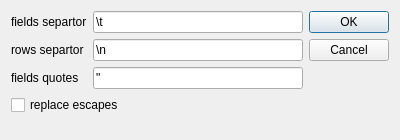
<?xml version="1.0" encoding="UTF-8"?>
<ui version="4.0">
 <class>qf::qmlwidgets::internal::DlgTableViewCopySpecial</class>
 <widget class="QDialog" name="qf::qmlwidgets::internal::DlgTableViewCopySpecial">
  <property name="geometry">
   <rect>
    <x>0</x>
    <y>0</y>
    <width>400</width>
    <height>140</height>
   </rect>
  </property>
  <property name="windowTitle">
   <string>Dialog</string>
  </property>
  <layout class="QHBoxLayout" name="horizontalLayout">
   <item>
    <layout class="QFormLayout" name="formLayout">
     <item row="0" column="0">
      <widget class="QLabel" name="label">
       <property name="text">
        <string>fields separtor</string>
       </property>
      </widget>
     </item>
     <item row="0" column="1">
      <widget class="QLineEdit" name="edFieldsSeparator">
       <property name="text">
        <string>\t</string>
       </property>
      </widget>
     </item>
     <item row="1" column="0">
      <widget class="QLabel" name="label_2">
       <property name="text">
        <string>rows separtor</string>
       </property>
      </widget>
     </item>
     <item row="2" column="0">
      <widget class="QLabel" name="label_3">
       <property name="text">
        <string>fields quotes</string>
       </property>
      </widget>
     </item>
     <item row="1" column="1">
      <widget class="QLineEdit" name="edRowsSeparator">
       <property name="text">
        <string>\n</string>
       </property>
      </widget>
     </item>
     <item row="2" column="1">
      <widget class="QLineEdit" name="edFieldsQuotes">
       <property name="text">
        <string>&quot;</string>
       </property>
      </widget>
     </item>
     <item row="3" column="0" colspan="2">
      <widget class="QCheckBox" name="chkReplaceEscapes">
       <property name="toolTip">
        <string>Replace nonprintable characters with escape sequencies</string>
       </property>
       <property name="text">
        <string>replace escapes</string>
       </property>
      </widget>
     </item>
    </layout>
   </item>
   <item>
    <widget class="QDialogButtonBox" name="buttonBox">
     <property name="orientation">
      <enum>Qt::Vertical</enum>
     </property>
     <property name="standardButtons">
      <set>QDialogButtonBox::Cancel|QDialogButtonBox::Ok</set>
     </property>
    </widget>
   </item>
  </layout>
 </widget>
 <tabstops>
  <tabstop>edFieldsSeparator</tabstop>
  <tabstop>edRowsSeparator</tabstop>
  <tabstop>edFieldsQuotes</tabstop>
  <tabstop>buttonBox</tabstop>
 </tabstops>
 <resources/>
 <connections>
  <connection>
   <sender>buttonBox</sender>
   <signal>accepted()</signal>
   <receiver>qf::qmlwidgets::internal::DlgTableViewCopySpecial</receiver>
   <slot>accept()</slot>
   <hints>
    <hint type="sourcelabel">
     <x>248</x>
     <y>254</y>
    </hint>
    <hint type="destinationlabel">
     <x>157</x>
     <y>274</y>
    </hint>
   </hints>
  </connection>
  <connection>
   <sender>buttonBox</sender>
   <signal>rejected()</signal>
   <receiver>qf::qmlwidgets::internal::DlgTableViewCopySpecial</receiver>
   <slot>reject()</slot>
   <hints>
    <hint type="sourcelabel">
     <x>316</x>
     <y>260</y>
    </hint>
    <hint type="destinationlabel">
     <x>286</x>
     <y>274</y>
    </hint>
   </hints>
  </connection>
 </connections>
</ui>
